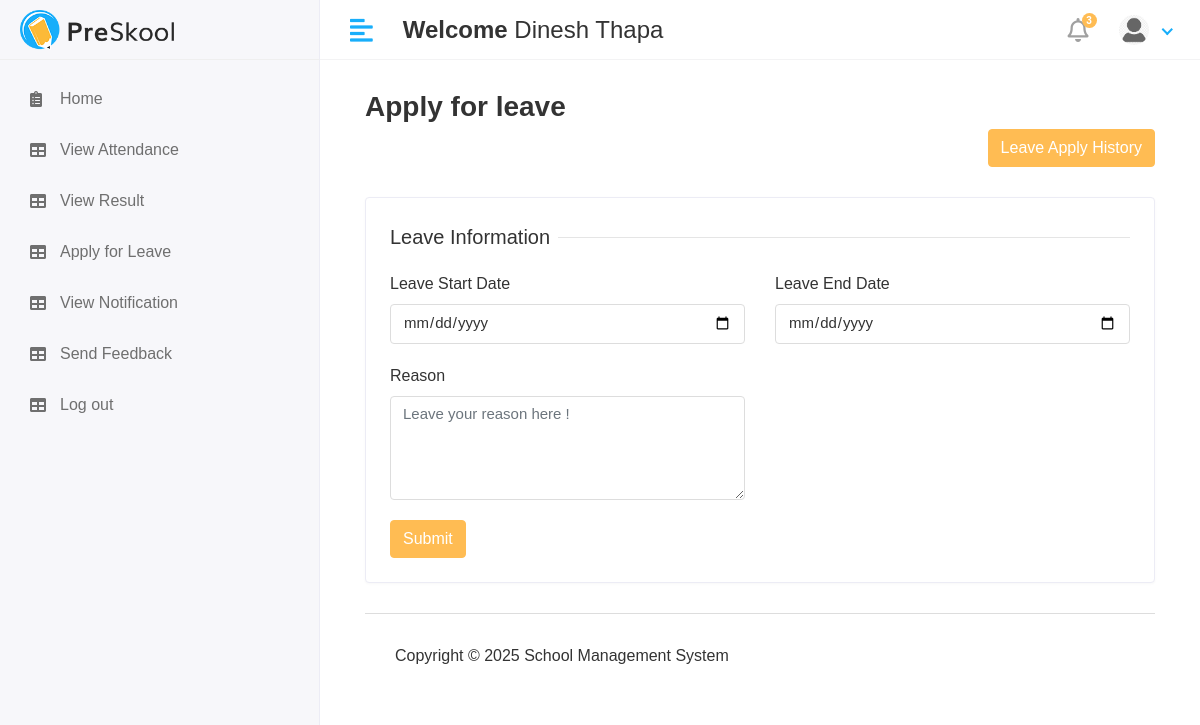
Page /student/apply_for_leave/ (signed in) on the committed database.
### app/models.py (models this page shows)
class CustomUser(AbstractUser):
   USER= (
      (1,'hod'),
      (2,'staff'),
      (3,'student'),
    )
   user_type=models.CharField(choices=USER,max_length=50,default=1)
   profile_pic = models.ImageField(upload_to='media/profile_pics')

### school_management_system/Student_Views.py (the view)
# urls.py: path('student/apply_for_leave/',Student_Views.Student_leave,name='student_leave'),
def Student_leave(request):
    student_obj = student.objects.filter(admin=request.user.id)
    for i in student_obj:
        student_id = i.id
    student_leave_obj = student_leave.objects.filter(student_id=student_id) # Gets the first record or None
    context = {
        'student_leave_obj': student_leave_obj,
    }
    return render(request, 'Student/student_leave.html', context)

### templates/student/student_leave.html (shortened to what this page needs)
{% extends 'base.html'%}
{% block content%}
<div class="content container-fluid">
<div class="page-header">
    <div class="row align-items-center">
        <div class="col">
            <h3 class="page-title">Apply for leave</h3>
            <div class="d-flex justify-content-end">
            <button type="button" class="btn btn-primary" data-toggle="modal" data-target=".bd-example-modal-lg">
             Leave Apply History
            </button>
            </div>
        </div>
    </div>
</div>
<div class="row">
    <div class="col-sm-12">
        <div class="card">
            <div class="card-body">
             <form method="POST" action="{% url 'student_leave_save' %}">
                <div class="row">
                    <div class="col-12">
                    <h5 class="form-title"><span>Leave Information</span></h5>
                 </div>
                        <div class="col-12 col-sm-6">
                            <div class="form-group">
                                <label>Leave Start Date</label>
                                <input type="date" class="form-control" name="leave_start_date" required>
                            </div>
                        </div>
                <div class="col-12 col-sm-6">
                <div class="form-group">
                <label>Leave End Date</label>
                <input type="date" class="form-control" name="leave_end_date" required>
                </div>
                </div>
                <div class="col-12 col-sm-6">
                <div class="form-group">
                <label>Reason</label>
                <textarea class="form-control" name="reason" rows="4" placeholder ="Leave your reason here ! " required></textarea>
                </div>
                </div>
                <div class="col-12">
                <button type="submit" class="btn btn-primary">Submit</button>
                </div>
             </form>
            </div>
        </div>
    </div>
</div>
{%endblock%}

### templates/includes/header.html (shortened to what this page needs)
{% load static %}
<div class="header">
            <div class="header-left">
               <a href="" class="logo">
               <img src="{% static 'assets/img/logo.png'%}" alt="Logo">
               </a>
            </div>
            <a href="javascript:void(0);" id="toggle_btn">
            <i class="fas fa-align-left"></i>
            </a>
            <div class="top-nav-search mt-3" >
               <h4><strong>Welcome</strong>&nbsp;<span>{{user.first_name}} {{user.last_name}}</span></h4>
            </div>
            <ul class="nav user-menu">
               <li class="nav-item dropdown noti-dropdown">
                  <a href="#" class="dropdown-toggle nav-link" data-toggle="dropdown">
                  <i class="far fa-bell"></i> <span class="badge badge-pill">3</span>
                  </a>
               </li>
               <li class="nav-item dropdown has-arrow">
                  <a href="#" class="dropdown-toggle nav-link" data-toggle="dropdown">
                    <span class="user-img">
                     {% if user.profile_pic and user.profile_pic.url %}
                        <span class="user-img">
                           <img class="rounded-circle" src="{{ user.profile_pic.url }}" width="30" alt="Profile">
                        </span>
                     {% else %}
                        <span class="user-img">
                           <img class="rounded-circle" src="{% static 'assets/img/noimg.png' %}" width="30" alt="Profile">
                           <span class="status online"></span>
                        </span>
                     {% endif %}
                                 </span>
                  </a>
               </li>
            </ul>
         </div>

### static/assets/css/style.css (style rules this page uses)
html { height: 100%; }
body { background-color: #fff; color: #333; font-family: 'Poppins', sans-serif; font-size: 1rem; height: 100%; line-height: 1.5; overflow-x: hidden; }
h1, h2, h3, h4, h5, h6 { font-family: 'Poppins', sans-serif; margin-top: 0; }
.form-control { border: 1px solid #ddd; box-shadow: none; color: #333; font-size: 15px; height: 40px; }
a { color: #009ce7; }
input, button, a { transition: all 0.4s ease; -moz-transition: all 0.4s ease; -o-transition: all 0.4s ease; -ms-transition: all 0.4s ease; -webkit-transition: all 0.4s ease; }
input, input:focus, button, button:focus { outline: none; }
textarea.form-control { resize: vertical; }
.form-group { margin-bottom: 1.25rem; }
ul, ol { padding: 0px; list-style: none; }
.btn-primary { background-color: #FFBC53; border: 1px solid #FFBC53; }
.card { border: 1px solid #ececf5; box-shadow: 0 1px 3px 0 rgba(0, 0, 0, 0.03); margin-bottom: 1.875rem; }
.card-body { padding: 1.5rem; }
.header { background-color: #fff; border-bottom: 1px solid #f3f3f4; left: 0; position: fixed; right: 0; top: 0; z-index: 1001; height: 60px; }
.header .header-left { float: left; height: 60px; padding: 0 20px; position: relative; width: 320px; z-index: 1; transition: all 0.2s ease-in-out; background-color: #f7f7fa; border-bottom: 1px solid #efefef; border-right: 1px solid #ececf5; display: flex; align-items: center; }
.header .header-left .logo { display: inline-block; line-height: 60px; }
.header .header-left .logo img { max-height: 40px; width: auto; }
.header .dropdown-toggle:after { display: none; }
.header .has-arrow .dropdown-toggle:after { border-top: 0; border-left: 0; border-bottom: 2px solid #18aefa; border-right: 2px solid #18aefa; content: ''; height: 8px; display: inline-block; pointer-events: none; -webkit-transform-origin: 66% 66%; -ms-transform-origin: 66% 66%; transform-origin: 66% 66%; -webkit-transform: rotate(45deg); -ms-transform: rotate(45deg); transform: rotate(45deg); -webkit-transition: all 0.15s ease-in-out; transition: all 0.15s ease-in-out; width: 8px; vertical-align: 0px; }
.user-menu { float: right; margin: 0; position: relative; z-index: 99; padding-right: 15px; }
.user-menu.nav > li > a { color: #a0a0a0; font-size: 14px; line-height: 58px; padding: 0 15px; height: 60px; }
.user-img { margin-right: 3px; position: relative; }
.top-nav-search { float: left; margin-left: 15px; }
.page-header { margin-bottom: 1.875rem; }
.page-title { font-size: 28px; font-weight: 600; color: #333; margin-bottom: 5px; }
.user-menu.nav > li > a .badge { background-color: #FFBC53; display: block; font-size: 10px; font-weight: bold; height: 15px; width: 15px; position: absolute; right: 7px; top: 13px; color: #fff; padding: 3px; }
.user-menu.nav > li > a > i { font-size: 1.5rem; line-height: 60px; }
.form-title { width: 100%; max-width: 100%; padding: 0; font-size: 1.25rem; font-weight: 500; line-height: inherit; color: #333; white-space: normal; position: relative; display: block; margin-bottom: 20px; }
.form-title:before { content: ""; position: absolute; left: 0px; right: 0px; height: 1px; top: 50%; background-color: rgba(0, 0, 0, 0.1); }
.form-title span { padding: 0px 0.5rem 0 0; background-color: #fff; display: inline-block; z-index: 2; position: relative; }
@media (min-width: 992px) { #toggle_btn { align-items: center; color: #18aefa; display: inline-flex; float: left; font-size: 26px; height: 60px; justify-content: center; margin-left: 15px; padding: 0 15px; } }

### rows in the picture
CustomUser: first_name "Dinesh", last_name "Thapa", profile_pic (placeholder picture)
